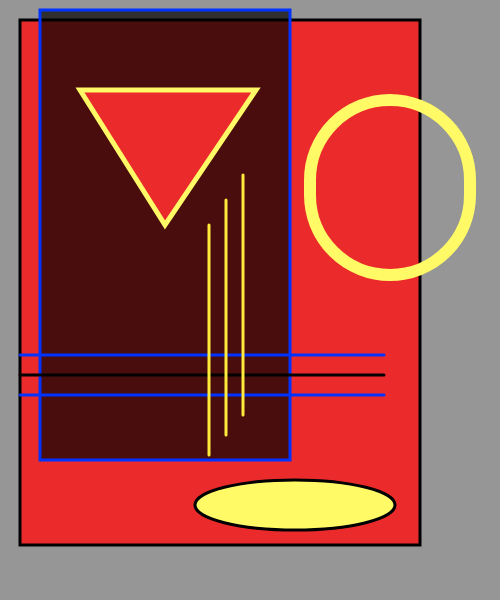
Frame 1 (no input)
Frame 60 (no input): identical to frame 1, image omitted
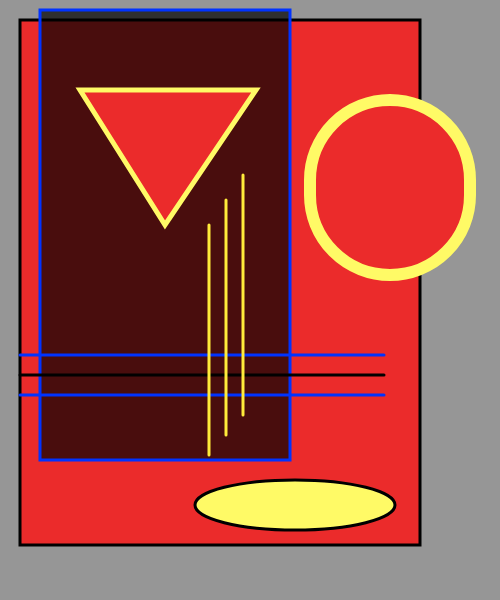
Frame 120 (the mouse pressed at the canvas centre since frame 60)

The p5.js sketch that drew these frames (run headless with seeded random() and noise() and a simulated clock; from frame 60 on, the mouse is pressed at the canvas centre):

// p5.js sketch
// ── sketch.js
var contador = 1;
let movimiento;
let colorLinea;

function setup() {
  createCanvas(500, 600);
  / background(150);/;
}

function draw() {
  background(150);

  push();
  stroke(0);
  strokeWeight(3);

  fill(235, 43, 43);
  rect(20, 20, 400, 525); // rectangulo atras
  noFill();

  fill(0, 0, 0, 175);
  stroke(0, 51, 255);
  rect(40, 10, 250, 450); //rectangulo borde azul
  noFill();

  stroke(0);
  fill(255, 250, 102);
  ellipse(295, 505, 200, 50);
  noStroke();
  pop();

  push();

  if (contador >= 0 && contador < 100) {
    colorLinea = color(255, 250, 102);
    noFill();
  } else if (contador >= 100 && contador < 200) {
    fill(235, 43, 43);
  } else if (contador >= 200 && contador < 300) {
    colorLinea = color(0, 51, 255);
    noFill();
  } else if (contador >= 300 && contador < 400) {
    fill(235, 43, 43);
  } else if (contador >= 400 && contador < 500) {
    colorLinea = color(0); //color(45, 250, 255);
    fill(255); //noFill();
  } else if (contador >= 500 && contador < 600) {
    noFill();
  }

  contador++;
  if (contador == 500) {
    contador = 0;
  }

  //  noFill()
  strokeWeight(12);
  stroke(colorLinea); //linea del circulo amarillo
  rect(310, 100, 160, 175, 100); //circulo
  pop();

  push();
  stroke(0, 51, 255);
  strokeWeight(3);
  line(384, 355, 20, 355); //azul arriba

  stroke(0, 51, 255);
  strokeWeight(3);
  line(384, 395, 20, 395); //azul

  stroke(0);
  strokeWeight(3);
  line(384, 375, 20, 375); //negra

  stroke(255, 235, 59);
  strokeWeight(3);
  line(243, 175, 243, 415); //amarilla lagrima01

  stroke(255, 235, 59);
  strokeWeight(3);
  line(226, 200, 226, 435); //amarilla lagrima02

  stroke(255, 235, 59);
  strokeWeight(3);
  line(209, 225, 209, 455); //amarilla

  //noStroke();

  fill(235, 43, 43);
  strokeWeight(5);
  stroke(255, 250, 102);
  triangle(165, 225, 80, 90, 256, 90); //triangulo invertido
  pop();
}
